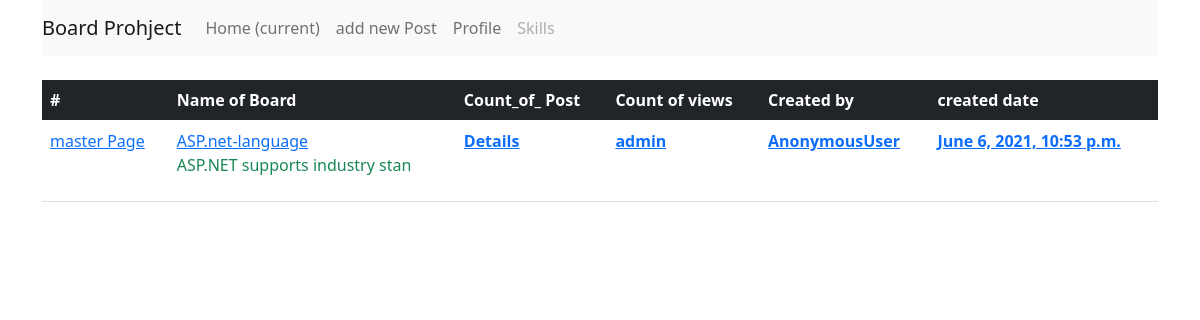
/topic/10/, run on the app's committed database.
### board/models.py (models this page shows, shortened)
class topic(models.Model):
    topboard=models.ForeignKey(board,related_name='topic1',on_delete=models.CASCADE)
    toptitle=models.CharField(max_length=100)
    topdis=models.TextField(max_length=4000)
    topcreated_by=models.ForeignKey(User,related_name='topic2',on_delete=models.CASCADE)
    topdate_add=models.DateTimeField(auto_now_add=True)

class board(models.Model):
    board=models.CharField(max_length=100)
    describtion=models.TextField(max_length=4000)
    create_dt=models.DateTimeField(auto_now_add=True)
    def __str__(self):
        return self.board

### board/views.py (the view)
# urls.py: path('topic/<int:id>/',views.topicc, name='topic')
def topicc(request,id):
        mytopic=get_list_or_404(topic,topboard_id=id)
        context={
                'mytopic':mytopic,
            }
        return render(request,'topic.html',context)

### templates/topic.html
{%extends 'base.html'%}
{%block content%}
<table class="table mt-lg-4">
  <thead class="bg-dark text-white">
    <tr>
      <th scope="col">#</th>
      <th scope="col">Name of Board</th>
      <th scope="col">Count_of_ Post</th>
      <th scope="col">Count of views </th>
      <th scope="col">Created by </th>
      <th scope="col">created date </th>
    </tr>
  </thead>
  <tbody>
      {%for n in mytopic%}
      <tr>
        <td scope="col"><a href="{% url 'topic' n.id%}">{{n.toptitle}}</a></td>
        <td scope="col"><a href="{% url 'topic' n.id %}">{{n.topboard}}</a><br>
        <p class="text-success">{{n.topdis |slice:30}}</p>
        </td>
        <th scope="col"><a href="{% url 'topic' n.id%}">Details</a></th>
        <th scope="col"><a href="{% url 'topic' n.id%}">{{n.topcreated_by}}</a></th>
        <th scope="col"><a href="{% url 'topic' n.id%}">{{user}}</a></th>
        <th scope="col"><a href="{% url 'topic' n.id%}">{{n.topdate_add}}</a></th>
      </tr>
   {%endfor%}
  </tbody>
</table>
{%endblock%}

### data on the page
topic: toptitle "master Page", topboard "ASP.net-language", topdis "ASP.NET supports industry stan", topcreated_by "admin", user "AnonymousUser", topdate_add "June 6, 2021, 10:53 p.m."
